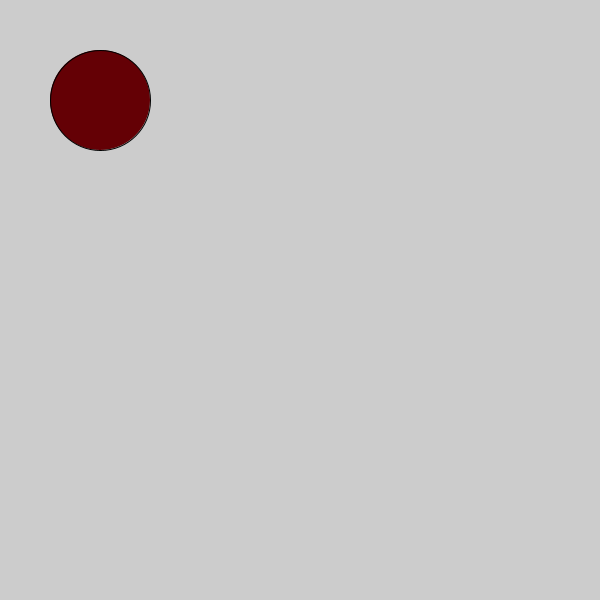
Frame 1 (no input)
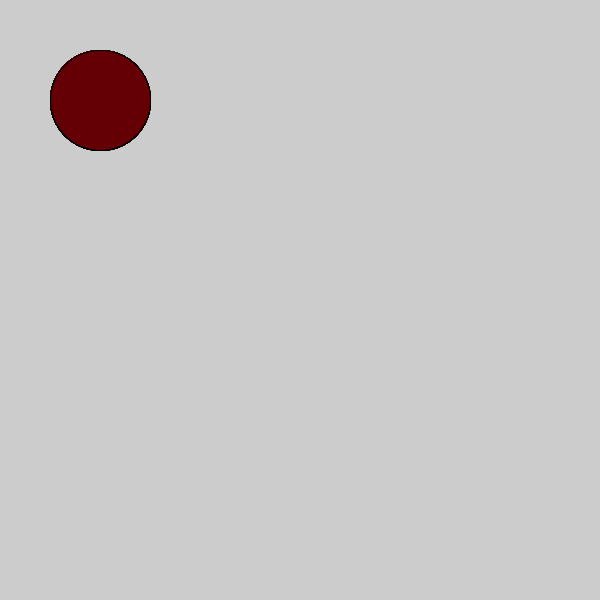
Frame 60 (the mouse pressed at the canvas centre just before this capture)
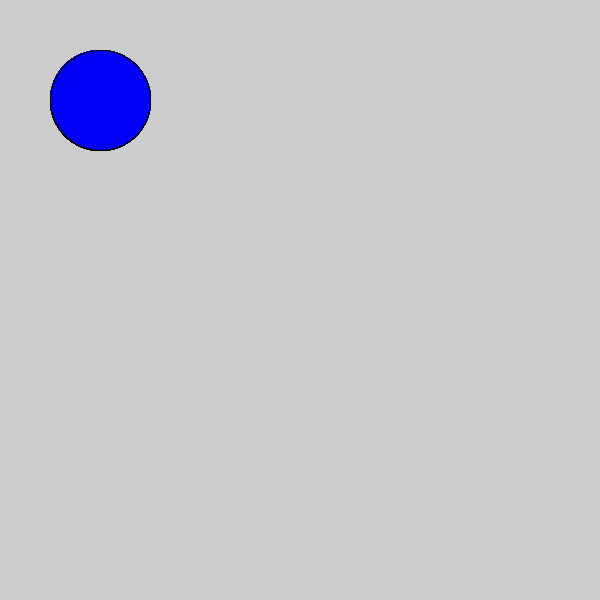
Frame 120 (the mouse held since frame 60 and released just before this capture)

The Processing sketch that drew these frames (run headless with seeded random() and noise(); from frame 60 on, the mouse is pressed at the canvas centre):

// Processing sketch: c_LogicalDot
// ── c_LogicalDot.pde

void setup() {
  
// 1. Set the size of the sketch. Make it 600 pixels square. 
  size(600,600);

}

void draw() {
  
// 2. Draw an ellipse
// Run the program to make sure it works before moving on.


// 3. Change the color of the ellipse when the mouse is pressed.
//    Use the following code, but put your colors where indicated
//    Remember to use the   fill()  command to set colors.

if (mousePressed) {
 fill(0,0,250);
   //  put one color here 
  ellipse(100,100,100,100);
} else {
  fill(100,0,5);
   // put a different color here
  ellipse(100,100,100,100);
}  
  
  
  
}
